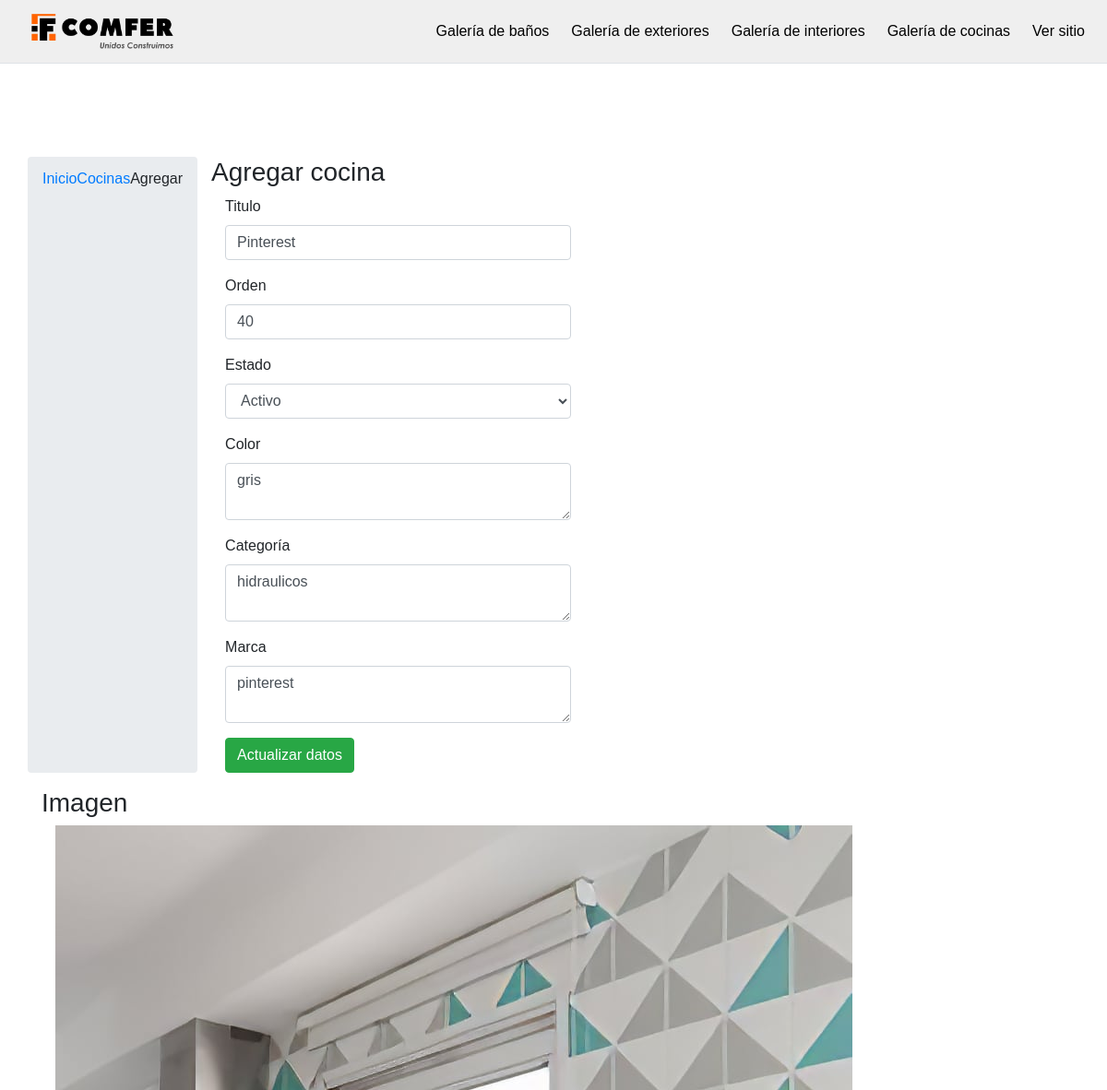
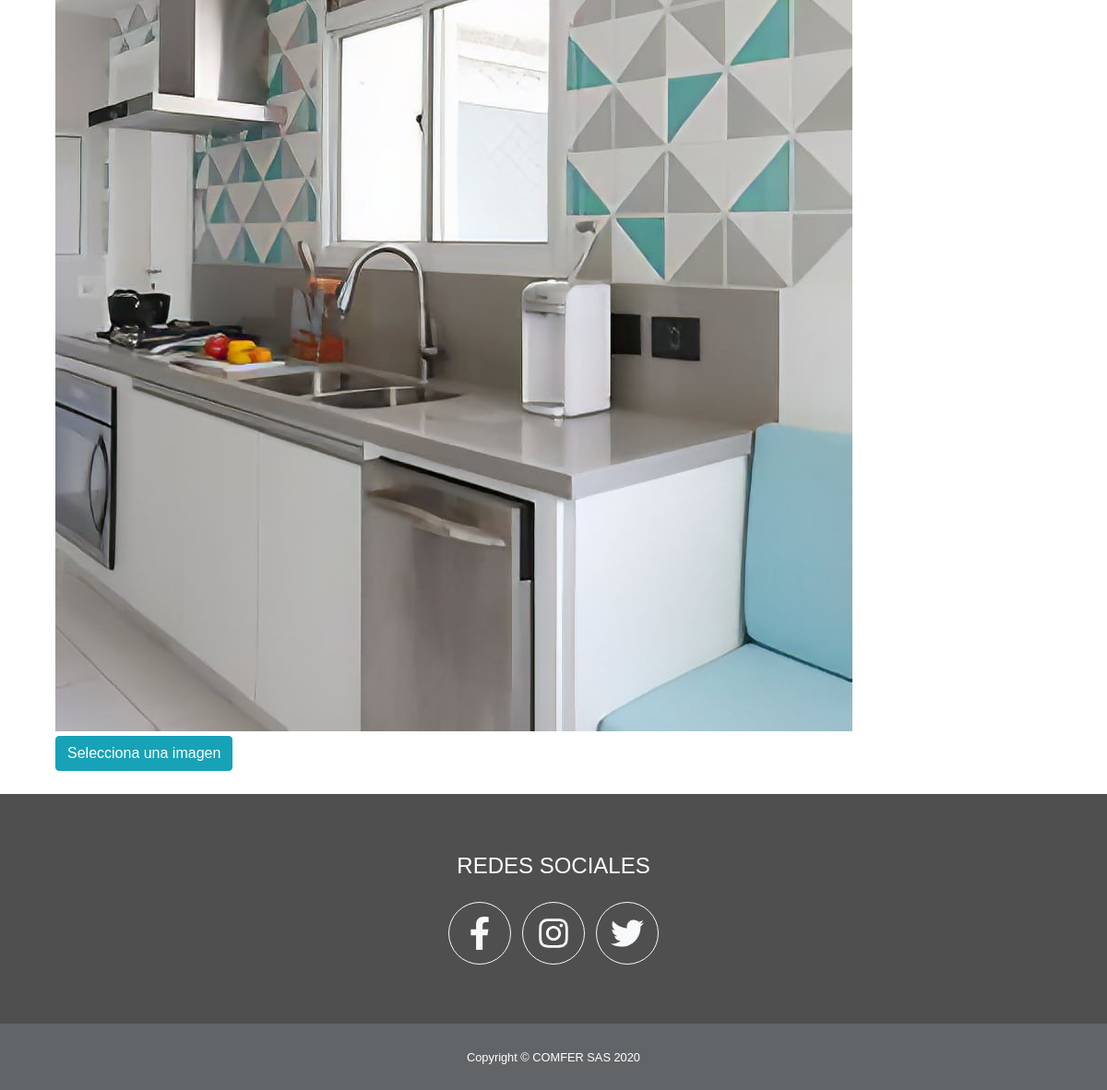
Screenshot of /admin/cocinaadd.php with the database file from the repository (2 pictures, top to bottom).
### tables this page shows
CREATE TABLE `cocina` (
  `id` int(11) NOT NULL,
  `titulo` varchar(50) NOT NULL,
  `url_image` varchar(255) NOT NULL,
  `estado` int(20) NOT NULL,
  `orden` int(50) NOT NULL,
  `color` varchar(50) NOT NULL,
  `categoria` varchar(50) NOT NULL,
  `marca` varchar(50) NOT NULL
);

### admin/cocinaadd.php (the view, shortened to what this page needs)
<?php
include("../conexion.php");
$sql_last = mysqli_query($con, "select LAST_INSERT_ID(id) as last from cocina order by id desc limit 0,1");
$rw = mysqli_fetch_array($sql_last);
$id_cocina = intval($rw['last']);
$sql = mysqli_query($con, "select * from cocina where id='$id_cocina' limit 0,1");
$rw = mysqli_fetch_array($sql);
$titulo = $rw['titulo'];
$color = $rw['color'];
$categoria = $rw['categoria'];
$marca = $rw['marca'];
$url_image = $rw['url_image'];
$orden = intval($rw['orden']);
$estado = intval($rw['estado']);
include("top_menu.php");
?>
<div class="container add">
	<div class="row">
		<ol class="breadcrumb">
			<li><a href="#">Inicio</a></li>
			<li><a href="cocinalist.php">Cocinas</a></li>
			<li class="active">Agregar</li>
		</ol>
		<div class="col-md-6">
			<h3><span class="glyphicon glyphicon-edit"></span>Agregar cocina</h3>
			<form class="form-horizontal" id="editar_cocina">
				<div class="form-group">
					<label for="titulo" class="col-sm-3 control-label">Titulo</label>
					<div class="col-sm-9">
						<input type="text" class="form-control" id="titulo" value="<?php echo $titulo; ?>" required name="titulo">
					</div>
				</div>
				<div class="form-group">
					<label for="orden" class="col-sm-3 control-label">Orden</label>
					<div class="col-sm-9">
						<input type="number" class="form-control" id="orden" name="orden" value="<?php echo $orden; ?>">
					</div>
				</div>
				<div class="form-group">
					<label for="estado" class="col-sm-3 control-label">Estado</label>
					<div class="col-sm-9">
						<select class="form-control" id="estado" required name="estado">
							<option value="1" <?php if ($estado == 1) {
													echo "selected";
												} ?>>Activo</option>
						</select>
					</div>
				</div>
				<div class="form-group">
					<label for="titulo" class="col-sm-3 control-label">Color</label>
					<div class="col-sm-9">
						<textarea class='form-control' name="color" id="color" required rows=2><?php echo $color; ?></textarea>
					</div>
				</div>
				<div class="form-group">
					<label for="titulo" class="col-sm-3 control-label">Categoría</label>
					<div class="col-sm-9">
						<textarea class='form-control' name="categoria" id="categoria" required rows=2><?php echo $categoria; ?></textarea>
					</div>
				</div>
				<div class="form-group">
					<label for="titulo" class="col-sm-3 control-label">Marca</label>
					<div class="col-sm-9">
						<textarea class='form-control' name="marca" id="marca" required rows=2><?php echo $marca; ?></textarea>
					</div>
				</div>
				<div class="form-group">
					<div class="col-sm-offset-3 col-sm-9">
						<button type="submit" class="btn btn-success">Actualizar datos</button>
					</div>
				</div>
			</form>
		</div>
		<div class="col-md-6">
			<h3><span class="glyphicon glyphicon-picture"></span> Imagen</h3>
			<form class="form-vertical">
				<div class="form-group">
					<div class="col-sm-12">
						<div class="fileinput fileinput-new" data-provides="fileinput">
							<div class="fileinput-new thumbnail" style="max-width: 100%;">
								<img class="img-rounded" src="../img/banner/<?php echo $url_image; ?>" />
							</div>
							<div>
								<span class="btn btn-info btn-file"><span class="fileinput-new">Selecciona una imagen</span>
									<span class="fileinput-exists" onclick="upload_image();">Cambiar imagen</span><input type="file" name="fileToUpload" id="fileToUpload" required onchange="upload_image();"></span>
							</div>
						</div>
					</div>
				</div>
			</form>
		</div>
	</div>
</div>
<?php include("footer.php"); ?>

### admin/top_menu.php (shortened to what this page needs)
<!DOCTYPE html>
<html lang="en">
<head>
  <link rel="stylesheet" href="css/bootstrap.min.css">
  <link rel="stylesheet" href="css/all.min.css">
  <link rel="stylesheet" href="css/navbar-fixed-top.css">
  <link rel="stylesheet" href="css/preview-image.css">
</head>
<body>
  <header>
    <nav class="navbar navbar-expand-lg navbar-light fixed-top border-bottom mb-5" style="background-color: #efefef;">
      <a class="navbar-brand font-weight-bold" href="../"><img src="../img/logo.png" class="img-fluid" style="width: 190px; height: 5x0px;"></a>
      <div class="collapse navbar-collapse" id="navbarNav">
        <ul class="navbar-nav ml-auto">
          <li class="nav-item">
            <a class="nav-link pl-3" style="color: #000000;" href="banolist.php">Galería de baños</a>
          </li>
          <li class="nav-item">
            <a class="nav-link pl-3" style="color: #000000;" href="exteriorlist.php">Galería de exteriores</a>
          </li>
          <li class="nav-item">
            <a class="nav-link pl-3" style="color: #000000;" href="interiorlist.php">Galería de interiores</a>
          </li>
          <li class="nav-item">
            <a class="nav-link pl-3" style="color: #000000;" href="cocinalist.php">Galería de cocinas</a>
          </li>
          <li class="nav-item">
            <a class="nav-link pl-3" style="color: #000000;" href="../" target="_blank">Ver sitio</a>
          </li>
        </ul>
      </div>
    </nav>
  </header>

### admin/footer.php (shortened to what this page needs)
<footer class="footer text-center">
  <div class="container">
    <div class="row">
      <div class="col-lg-12 mb-5 mb-lg-0">
        <h4 class="text-uppercase mb-4">Redes sociales</h4>
        <a class="btn btn-outline-light btn-social mx-1" href="https://www.facebook.com/comfersas/"><i class="fab fa-fw fa-facebook-f"></i></a>
        <a class="btn btn-outline-light btn-social mx-1" href="https://www.instagram.com/comfer_sas/?hl=es-la"><i class="fab fa-fw fa-instagram"></i></a>
        <a class="btn btn-outline-light btn-social mx-1" href="https://twitter.com/comfersas?lang=es"><i class="fab fa-fw fa-twitter"></i></a>
      </div>
    </div>
  </div>
</footer>
<div class="copyright py-4 text-center text-white">
  <div class="container"><small>Copyright © COMFER SAS 2020</small></div>
</div>
</body>
</html>

### admin/css/navbar-fixed-top.css (style rules this page uses)
body { min-height: 200px; padding-top: 70px; }

### admin/css/preview-image.css (style rules this page uses)
.btn-file { position: relative; overflow: hidden; vertical-align: middle; }
.fileinput { display: inline-block; margin-bottom: 9px; }
.fileinput .thumbnail { display: inline-block; margin-bottom: 5px; overflow: hidden; text-align: center; vertical-align: middle; }
.fileinput .thumbnail > img { max-height: 100%; }
.fileinput .btn { vertical-align: middle; }

### admin/top_menu.php (style rules this page uses)
* { font-weight: 300; font-family: "Maven Pro", sans-serif; margin: 0; padding: 0; }
.add { margin-top: 100px; }

### admin/footer.php (style rules this page uses)
.footer { padding-top: 4rem; padding-bottom: 4rem; background-color: #504f4f; color: #fff; }
.copyright { background-color: #626567; }
.btn-social { border-radius: 100%; display: inline-flex; width: 4.25rem; height: 4.25rem; font-size: 2.25rem; justify-content: center; align-items: center; }

### rows the page displays
cocina: titulo "Pinterest", orden "40", estado "Activo", color "gris", categoria "hidraulicos", marca "pinterest", url_image (picture)
